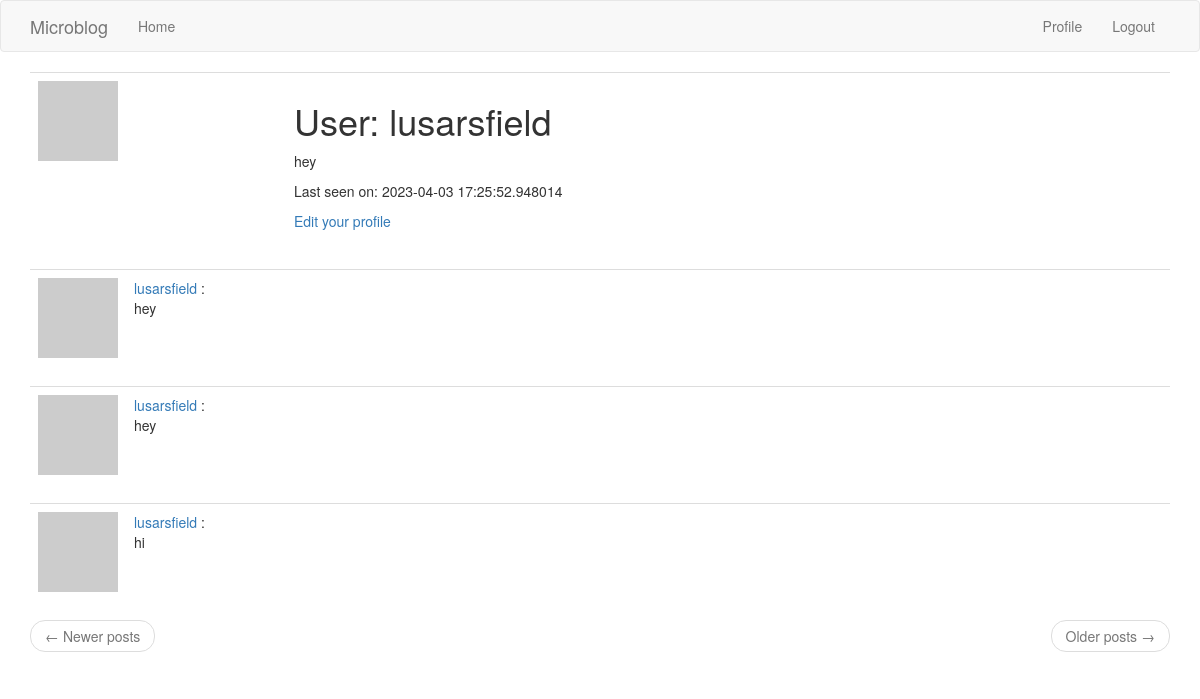
Before: /user/lusarsfield (signed in) with the older database file.
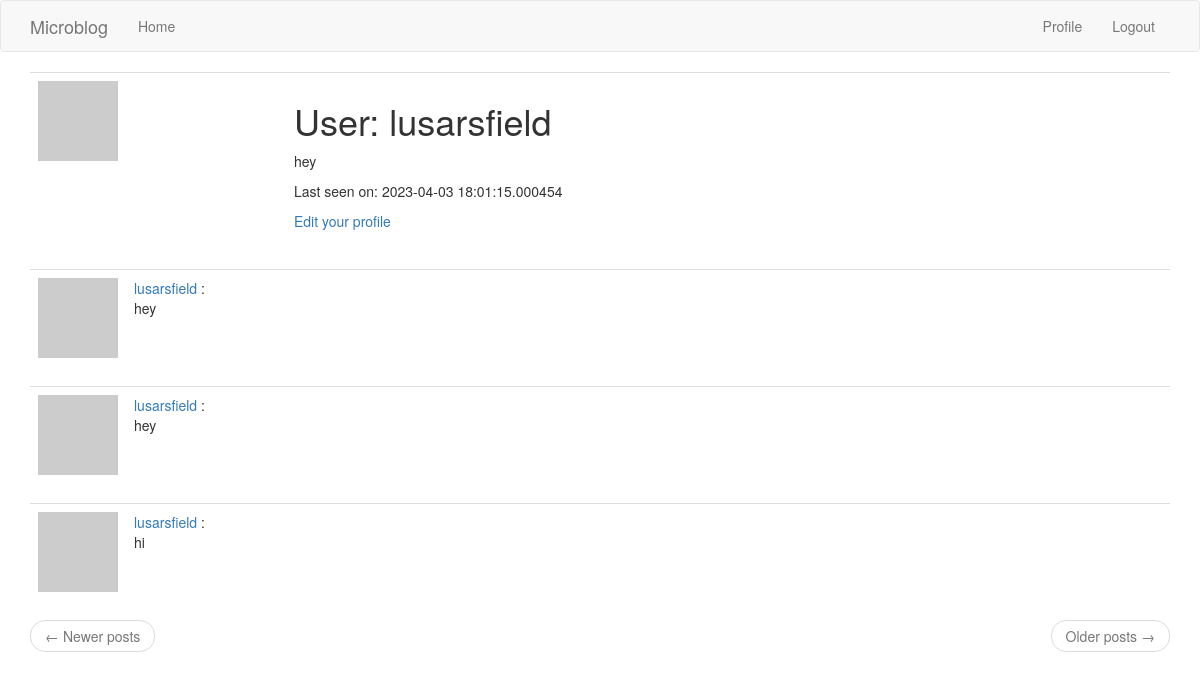
After: the same page with the newer database file.
### app/models.py (models this page shows, shortened)
class User(UserMixin, db.Model):
    id = db.Column(db.Integer, primary_key=True)
    username = db.Column(db.String(64), index=True, unique=True)
    email = db.Column(db.String(120), index=True, unique=True)
    password_hash = db.Column(db.String(128))
    posts = db.relationship('Post', backref='author', lazy='dynamic')
    about_me = db.Column(db.String(140))
    last_seen = db.Column(db.DateTime, default=datetime.utcnow)
    followed = db.relationship(
        'User', secondary=followers,
        primaryjoin=(followers.c.follower_id == id),
        secondaryjoin=(followers.c.followed_id == id),
        backref=db.backref('followers', lazy='dynamic'), lazy='dynamic')
    def avatar(self, size):
        digest = md5(self.email.lower().encode('utf-8')).hexdigest()
        return 'https://www.gravatar.com/avatar/{}?d=identicon&s={}'.format(
            digest, size)

### app/routes.py (the view)
@app.route('/user/<username>')
@login_required
def user(username):
    user = User.query.filter_by(username=username).first_or_404()
    page = request.args.get('page', 1, type=int)
    posts = user.posts.order_by(Post.timestamp.desc()).paginate(
        page=page, per_page=app.config['POSTS_PER_PAGE'], error_out=False)
    next_url = url_for('user', username=user.username, page=posts.next_num) \
        if posts.has_next else None
    prev_url = url_for('user', username=user.username, page=posts.prev_num) \
        if posts.has_prev else None
    form = EmptyForm()
    return render_template('user.html', user=user, posts=posts.items,
                           next_url=next_url, prev_url=prev_url, form=form)

### app/models.py (called while the page is built)
@login.user_loader
def load_user(id):
    return User.query.get(int(id))

### app/routes.py (called while the page is built)
@app.before_request
def before_request():
    if current_user.is_authenticated:
        current_user.last_seen = datetime.utcnow()
        db.session.commit()

### app/templates/user.html
{% extends "base.html" %}
{% block app_content %}
    <table class="table table-hover">
        <tr>
            <td width="256px"><img src="{{ user.avatar(256) }}"></td>
            <td>
                <h1>User: {{ user.username }}</h1>
                {% if user.about_me %}<p>{{ user.about_me }}</p>{% endif %}
                {% if user.last_seen %}<p>Last seen on: {{ user.last_seen }}</p>{% endif %}
                {% if user == current_user %}
                <p><a href="{{ url_for('edit_profile') }}">Edit your profile</a></p>
                {% endif %}
            </td>
        </tr>
    </table>
    {% for post in posts %}
        {% include '_post.html' %}
    {% endfor %}
    <nav aria-label="...">
        <ul class="pager">
            <li class="previous{% if not prev_url %} disabled{% endif %}">
                <a href="{{ prev_url or '#' }}">
                    <span aria-hidden="true">&larr;</span> Newer posts
                </a>
            </li>
            <li class="next{% if not next_url %} disabled{% endif %}">
                <a href="{{ next_url or '#' }}">
                    Older posts <span aria-hidden="true">&rarr;</span>
                </a>
            </li>
        </ul>
    </nav>
{% endblock %}

Changed rows visible on the page:
changed User "lusarsfield": last_seen "2023-04-03 17:25:52.948014" → "2023-04-03 18:01:15.000454"
